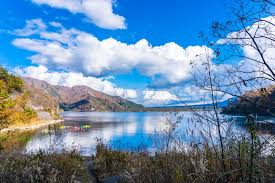
#> input picture t1.jpg, 275 x 183 px, found by its file name
$ python 10-6_1.py
#> lines starting #> are read from the running program, lines starting #| are printed output that depends on the picture
import cv2

#影像翻轉

src=cv2.imread("t1.jpg")
#> src is the input picture: shape (183, 275, 3); mean B, G, R 170.7, 140, 106.1
cv2.imshow("src",src)
dst1=cv2.flip(src,0)#垂直
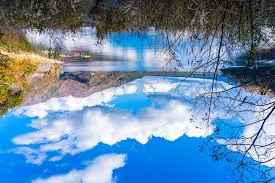
#> dst1: shape (183, 275, 3); mean B, G, R 170.7, 140, 106.1
cv2.imshow("dst1-flip vertically",dst1)
dst2=cv2.flip(src,1)#水平
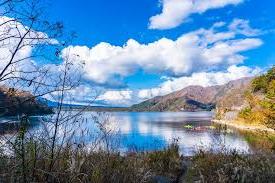
#> dst2: shape (183, 275, 3); mean B, G, R 170.7, 140, 106.1
cv2.imshow("dst2-flip horizontally",dst2)
dst3=cv2.flip(src,-1)#垂直和水平
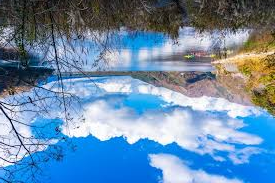
#> dst3: shape (183, 275, 3); mean B, G, R 170.7, 140, 106.1
cv2.imshow("dst3-flip vertically and horizontally",dst3)

cv2.waitKey(0)
cv2.destroyAllWindows()
